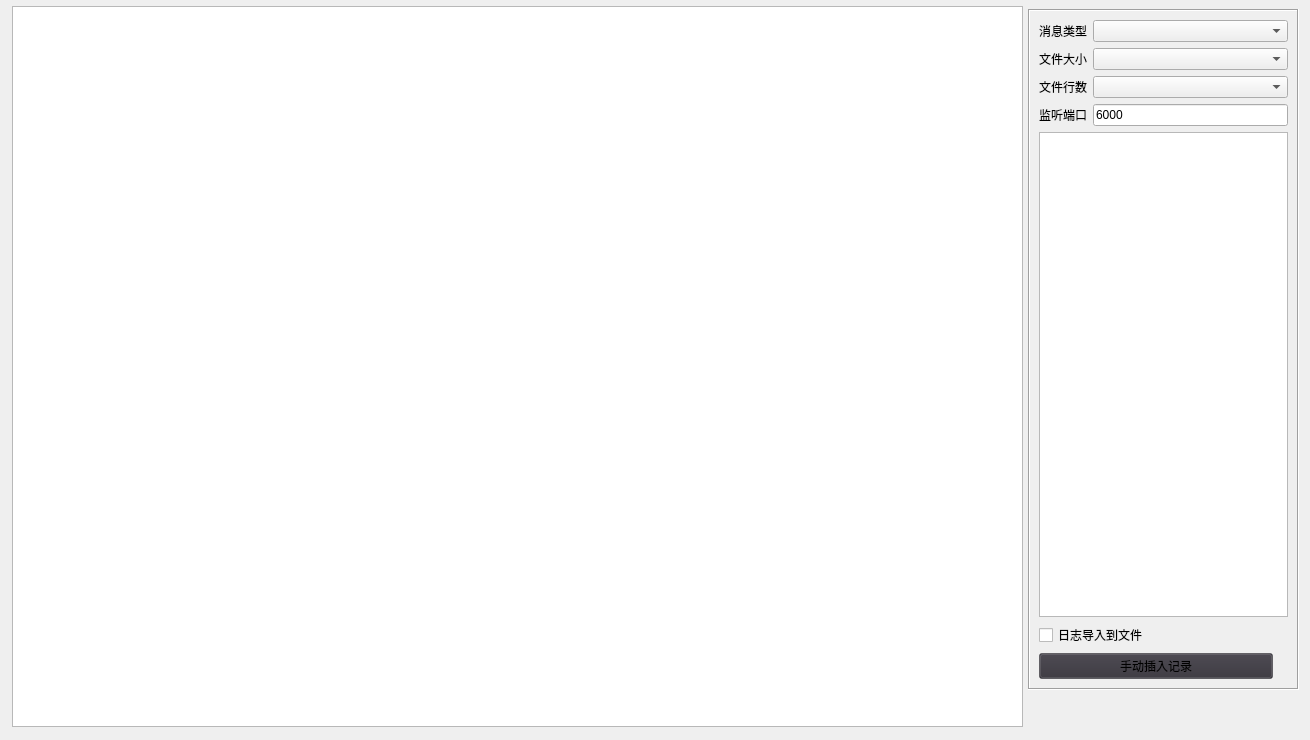
     <widget class="QWidget" name="page5">
      <widget class="QWidget" name="widget_6" native="true">
       <property name="geometry">
        <rect>
         <x>-1</x>
         <y>-1</y>
         <width>1301</width>
         <height>731</height>
        </rect>
       </property>
       <widget class="QTextBrowser" name="txtMain">
        <property name="geometry">
         <rect>
          <x>13</x>
          <y>7</y>
          <width>1011</width>
          <height>721</height>
         </rect>
        </property>
        <property name="styleSheet">
         <string notr="true">font: 10pt &quot;微软雅黑&quot;;
color: rgb(255, 255, 255, 180);</string>
        </property>
       </widget>
       <widget class="QFrame" name="frame">
        <property name="geometry">
         <rect>
          <x>1029</x>
          <y>10</y>
          <width>271</width>
          <height>681</height>
         </rect>
        </property>
        <property name="minimumSize">
         <size>
          <width>200</width>
          <height>0</height>
         </size>
        </property>
        <property name="maximumSize">
         <size>
          <width>16777215</width>
          <height>16777215</height>
         </size>
        </property>
        <property name="frameShape">
         <enum>QFrame::Box</enum>
        </property>
        <property name="frameShadow">
         <enum>QFrame::Sunken</enum>
        </property>
        <layout class="QVBoxLayout" name="verticalLayout_6">
         <item>
          <layout class="QGridLayout" name="gridLayout_7">
           <item row="1" column="1">
            <widget class="QComboBox" name="cboxSize"/>
           </item>
           <item row="2" column="1">
            <widget class="QComboBox" name="cboxRow"/>
           </item>
           <item row="0" column="1">
            <widget class="QComboBox" name="cboxType">
             <property name="sizePolicy">
              <sizepolicy hsizetype="Expanding" vsizetype="Fixed">
               <horstretch>0</horstretch>
               <verstretch>0</verstretch>
              </sizepolicy>
             </property>
            </widget>
           </item>
           <item row="1" column="0">
            <widget class="QLabel" name="labSize">
             <property name="minimumSize">
              <size>
               <width>0</width>
               <height>18</height>
              </size>
             </property>
             <property name="styleSheet">
              <string notr="true">font: 9pt &quot;微软雅黑&quot;;</string>
             </property>
             <property name="text">
              <string>文件大小</string>
             </property>
            </widget>
           </item>
           <item row="2" column="0">
            <widget class="QLabel" name="labRow">
             <property name="minimumSize">
              <size>
               <width>0</width>
               <height>18</height>
              </size>
             </property>
             <property name="styleSheet">
              <string notr="true">font: 9pt &quot;微软雅黑&quot;;</string>
             </property>
             <property name="text">
              <string>文件行数</string>
             </property>
            </widget>
           </item>
           <item row="0" column="0">
            <widget class="QLabel" name="labType">
             <property name="minimumSize">
              <size>
               <width>0</width>
               <height>18</height>
              </size>
             </property>
             <property name="styleSheet">
              <string notr="true">font: 9pt &quot;微软雅黑&quot;;</string>
             </property>
             <property name="text">
              <string>消息类型</string>
             </property>
            </widget>
           </item>
           <item row="3" column="0">
            <widget class="QLabel" name="labPort">
             <property name="minimumSize">
              <size>
               <width>0</width>
               <height>18</height>
              </size>
             </property>
             <property name="styleSheet">
              <string notr="true">font: 9pt &quot;微软雅黑&quot;;</string>
             </property>
             <property name="text">
              <string>监听端口</string>
             </property>
            </widget>
           </item>
           <item row="3" column="1">
            <widget class="QLineEdit" name="txtPort">
             <property name="text">
              <string>6000</string>
             </property>
            </widget>
           </item>
          </layout>
         </item>
         <item>
          <widget class="QListWidget" name="listType"/>
         </item>
         <item>
          <widget class="QCheckBox" name="ckSave">
           <property name="text">
            <string>日志导入到文件</string>
           </property>
           <property name="tristate">
            <bool>false</bool>
           </property>
          </widget>
         </item>
         <item>
          <widget class="QPushButton" name="btnLog">
           <property name="minimumSize">
            <size>
             <width>0</width>
             <height>20</height>
            </size>
           </property>
           <property name="maximumSize">
            <size>
             <width>234</width>
             <height>16777215</height>
            </size>
           </property>
           <property name="styleSheet">
            <string notr="true">background-color: rgb(53, 50, 58, 127);</string>
           </property>
           <property name="text">
            <string>手动插入记录</string>
           </property>
          </widget>
         </item>
        </layout>
       </widget>
      </widget>
     </widget>
